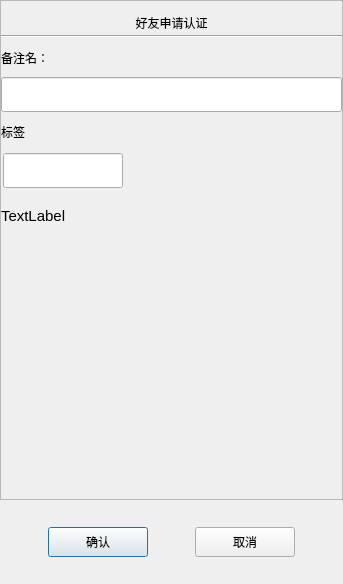
<?xml version="1.0" encoding="UTF-8"?>
<ui version="4.0">
 <class>AuthenFriend</class>
 <widget class="QDialog" name="AuthenFriend">
  <property name="geometry">
   <rect>
    <x>0</x>
    <y>0</y>
    <width>343</width>
    <height>584</height>
   </rect>
  </property>
  <property name="windowTitle">
   <string>Dialog</string>
  </property>
  <layout class="QVBoxLayout" name="verticalLayout">
   <property name="spacing">
    <number>7</number>
   </property>
   <property name="leftMargin">
    <number>0</number>
   </property>
   <property name="topMargin">
    <number>0</number>
   </property>
   <property name="rightMargin">
    <number>0</number>
   </property>
   <property name="bottomMargin">
    <number>0</number>
   </property>
   <item>
    <widget class="QScrollArea" name="scrollArea">
     <property name="minimumSize">
      <size>
       <width>0</width>
       <height>500</height>
      </size>
     </property>
     <property name="widgetResizable">
      <bool>true</bool>
     </property>
     <widget class="QWidget" name="scrollcontent">
      <property name="geometry">
       <rect>
        <x>0</x>
        <y>0</y>
        <width>341</width>
        <height>498</height>
       </rect>
      </property>
      <layout class="QVBoxLayout" name="verticalLayout_2">
       <property name="spacing">
        <number>0</number>
       </property>
       <property name="leftMargin">
        <number>0</number>
       </property>
       <property name="rightMargin">
        <number>0</number>
       </property>
       <item>
        <widget class="QLabel" name="apply_lab">
         <property name="minimumSize">
          <size>
           <width>0</width>
           <height>25</height>
          </size>
         </property>
         <property name="maximumSize">
          <size>
           <width>16777215</width>
           <height>25</height>
          </size>
         </property>
         <property name="text">
          <string>好友申请认证</string>
         </property>
         <property name="alignment">
          <set>Qt::AlignCenter</set>
         </property>
        </widget>
       </item>
       <item>
        <widget class="QWidget" name="apply_wid" native="true">
         <layout class="QVBoxLayout" name="verticalLayout_3">
          <property name="spacing">
           <number>7</number>
          </property>
          <property name="leftMargin">
           <number>0</number>
          </property>
          <property name="topMargin">
           <number>0</number>
          </property>
          <property name="rightMargin">
           <number>0</number>
          </property>
          <property name="bottomMargin">
           <number>0</number>
          </property>
          <item>
           <widget class="Line" name="line">
            <property name="orientation">
             <enum>Qt::Horizontal</enum>
            </property>
           </widget>
          </item>
          <item>
           <widget class="QLabel" name="label_2">
            <property name="minimumSize">
             <size>
              <width>0</width>
              <height>25</height>
             </size>
            </property>
            <property name="maximumSize">
             <size>
              <width>16777215</width>
              <height>25</height>
             </size>
            </property>
            <property name="text">
             <string>备注名：</string>
            </property>
           </widget>
          </item>
          <item>
           <widget class="CustomLineEdit" name="back_ed">
            <property name="minimumSize">
             <size>
              <width>120</width>
              <height>35</height>
             </size>
            </property>
            <property name="maximumSize">
             <size>
              <width>16777215</width>
              <height>35</height>
             </size>
            </property>
           </widget>
          </item>
          <item>
           <widget class="QLabel" name="label_3">
            <property name="minimumSize">
             <size>
              <width>0</width>
              <height>25</height>
             </size>
            </property>
            <property name="maximumSize">
             <size>
              <width>16777215</width>
              <height>25</height>
             </size>
            </property>
            <property name="text">
             <string>标签</string>
            </property>
           </widget>
          </item>
          <item>
           <widget class="QWidget" name="lab_group_wid" native="true">
            <layout class="QVBoxLayout" name="verticalLayout_4">
             <property name="spacing">
              <number>7</number>
             </property>
             <property name="leftMargin">
              <number>0</number>
             </property>
             <property name="topMargin">
              <number>0</number>
             </property>
             <property name="rightMargin">
              <number>0</number>
             </property>
             <property name="bottomMargin">
              <number>0</number>
             </property>
             <item>
              <widget class="QWidget" name="grid_widget" native="true">
               <property name="minimumSize">
                <size>
                 <width>0</width>
                 <height>40</height>
                </size>
               </property>
               <property name="maximumSize">
                <size>
                 <width>16777215</width>
                 <height>40</height>
                </size>
               </property>
               <widget class="CustomLineEdit" name="lab_ed">
                <property name="geometry">
                 <rect>
                  <x>2</x>
                  <y>2</y>
                  <width>120</width>
                  <height>35</height>
                 </rect>
                </property>
                <property name="minimumSize">
                 <size>
                  <width>80</width>
                  <height>35</height>
                 </size>
                </property>
                <property name="maximumSize">
                 <size>
                  <width>16777215</width>
                  <height>35</height>
                 </size>
                </property>
               </widget>
              </widget>
             </item>
             <item>
              <widget class="QWidget" name="input_tip_wid" native="true">
               <property name="minimumSize">
                <size>
                 <width>0</width>
                 <height>35</height>
                </size>
               </property>
               <property name="maximumSize">
                <size>
                 <width>16777215</width>
                 <height>35</height>
                </size>
               </property>
               <layout class="QVBoxLayout" name="verticalLayout_5">
                <property name="spacing">
                 <number>0</number>
                </property>
                <property name="leftMargin">
                 <number>0</number>
                </property>
                <property name="topMargin">
                 <number>0</number>
                </property>
                <property name="rightMargin">
                 <number>0</number>
                </property>
                <property name="bottomMargin">
                 <number>0</number>
                </property>
                <item>
                 <widget class="ClickedOnceLabel" name="tip_lab">
                  <property name="minimumSize">
                   <size>
                    <width>0</width>
                    <height>0</height>
                   </size>
                  </property>
                  <property name="font">
                   <font>
                    <pointsize>11</pointsize>
                   </font>
                  </property>
                  <property name="text">
                   <string>TextLabel</string>
                  </property>
                 </widget>
                </item>
               </layout>
              </widget>
             </item>
            </layout>
           </widget>
          </item>
         </layout>
        </widget>
       </item>
       <item>
        <widget class="QWidget" name="Widget" native="true">
         <property name="minimumSize">
          <size>
           <width>0</width>
           <height>60</height>
          </size>
         </property>
         <layout class="QHBoxLayout" name="horizontalLayout_2">
          <property name="spacing">
           <number>0</number>
          </property>
          <property name="leftMargin">
           <number>0</number>
          </property>
          <property name="topMargin">
           <number>0</number>
          </property>
          <property name="rightMargin">
           <number>0</number>
          </property>
          <property name="bottomMargin">
           <number>0</number>
          </property>
          <item>
           <widget class="QWidget" name="lab_list" native="true">
            <property name="minimumSize">
             <size>
              <width>287</width>
              <height>60</height>
             </size>
            </property>
            <property name="maximumSize">
             <size>
              <width>287</width>
              <height>16777215</height>
             </size>
            </property>
           </widget>
          </item>
          <item>
           <widget class="QWidget" name="more_lab_wid" native="true">
            <property name="minimumSize">
             <size>
              <width>30</width>
              <height>0</height>
             </size>
            </property>
            <property name="maximumSize">
             <size>
              <width>30</width>
              <height>16777215</height>
             </size>
            </property>
            <layout class="QVBoxLayout" name="verticalLayout_6">
             <property name="leftMargin">
              <number>0</number>
             </property>
             <property name="topMargin">
              <number>0</number>
             </property>
             <property name="rightMargin">
              <number>0</number>
             </property>
             <property name="bottomMargin">
              <number>0</number>
             </property>
             <item>
              <spacer name="verticalSpacer_3">
               <property name="orientation">
                <enum>Qt::Vertical</enum>
               </property>
               <property name="sizeHint" stdset="0">
                <size>
                 <width>20</width>
                 <height>40</height>
                </size>
               </property>
              </spacer>
             </item>
             <item>
              <widget class="ClickedOnceLabel" name="more_lab">
               <property name="minimumSize">
                <size>
                 <width>25</width>
                 <height>25</height>
                </size>
               </property>
               <property name="maximumSize">
                <size>
                 <width>25</width>
                 <height>25</height>
                </size>
               </property>
               <property name="styleSheet">
                <string notr="true"/>
               </property>
               <property name="text">
                <string/>
               </property>
              </widget>
             </item>
             <item>
              <spacer name="verticalSpacer_4">
               <property name="orientation">
                <enum>Qt::Vertical</enum>
               </property>
               <property name="sizeHint" stdset="0">
                <size>
                 <width>20</width>
                 <height>40</height>
                </size>
               </property>
              </spacer>
             </item>
            </layout>
           </widget>
          </item>
         </layout>
        </widget>
       </item>
      </layout>
     </widget>
    </widget>
   </item>
   <item>
    <spacer name="verticalSpacer">
     <property name="orientation">
      <enum>Qt::Vertical</enum>
     </property>
     <property name="sizeType">
      <enum>QSizePolicy::Fixed</enum>
     </property>
     <property name="sizeHint" stdset="0">
      <size>
       <width>20</width>
       <height>10</height>
      </size>
     </property>
    </spacer>
   </item>
   <item>
    <widget class="QWidget" name="apply_sure_wid" native="true">
     <property name="minimumSize">
      <size>
       <width>0</width>
       <height>50</height>
      </size>
     </property>
     <layout class="QHBoxLayout" name="horizontalLayout">
      <property name="spacing">
       <number>0</number>
      </property>
      <property name="leftMargin">
       <number>0</number>
      </property>
      <property name="topMargin">
       <number>0</number>
      </property>
      <property name="rightMargin">
       <number>0</number>
      </property>
      <property name="bottomMargin">
       <number>0</number>
      </property>
      <item>
       <spacer name="horizontalSpacer">
        <property name="orientation">
         <enum>Qt::Horizontal</enum>
        </property>
        <property name="sizeHint" stdset="0">
         <size>
          <width>37</width>
          <height>20</height>
         </size>
        </property>
       </spacer>
      </item>
      <item>
       <widget class="ClickedBtn" name="sure_btn">
        <property name="minimumSize">
         <size>
          <width>100</width>
          <height>30</height>
         </size>
        </property>
        <property name="text">
         <string>确认</string>
        </property>
       </widget>
      </item>
      <item>
       <spacer name="horizontalSpacer_2">
        <property name="orientation">
         <enum>Qt::Horizontal</enum>
        </property>
        <property name="sizeHint" stdset="0">
         <size>
          <width>38</width>
          <height>20</height>
         </size>
        </property>
       </spacer>
      </item>
      <item>
       <widget class="ClickedBtn" name="cancel_btn">
        <property name="minimumSize">
         <size>
          <width>100</width>
          <height>30</height>
         </size>
        </property>
        <property name="text">
         <string>取消</string>
        </property>
       </widget>
      </item>
      <item>
       <spacer name="horizontalSpacer_3">
        <property name="orientation">
         <enum>Qt::Horizontal</enum>
        </property>
        <property name="sizeHint" stdset="0">
         <size>
          <width>37</width>
          <height>20</height>
         </size>
        </property>
       </spacer>
      </item>
     </layout>
    </widget>
   </item>
   <item>
    <spacer name="verticalSpacer_2">
     <property name="orientation">
      <enum>Qt::Vertical</enum>
     </property>
     <property name="sizeType">
      <enum>QSizePolicy::Expanding</enum>
     </property>
     <property name="sizeHint" stdset="0">
      <size>
       <width>20</width>
       <height>0</height>
      </size>
     </property>
    </spacer>
   </item>
  </layout>
 </widget>
 <customwidgets>
  <customwidget>
   <class>ClickedBtn</class>
   <extends>QPushButton</extends>
   <header location="global">clickedbtn.h</header>
  </customwidget>
  <customwidget>
   <class>CustomLineEdit</class>
   <extends>QLineEdit</extends>
   <header location="global">customlineedit.h</header>
  </customwidget>
  <customwidget>
   <class>ClickedOnceLabel</class>
   <extends>QLabel</extends>
   <header location="global">clickedoncelabel.h</header>
  </customwidget>
 </customwidgets>
 <resources/>
 <connections/>
</ui>
